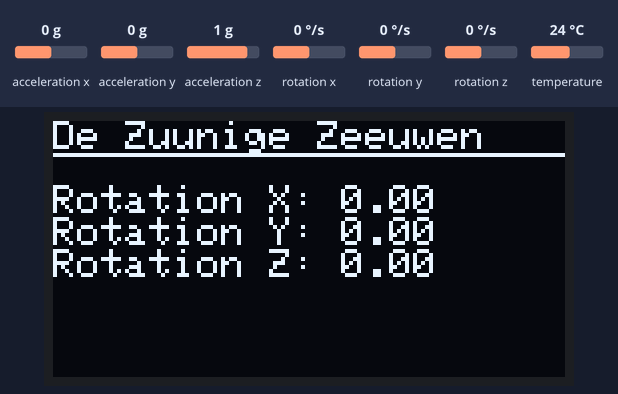
Simulated run of this sketch. Board: ESP32. Parts: 128×64 one-colour display. The inputs (shaded band) are chosen by the test bench; at power-on: rotation y 0 °/s, rotation z 0 °/s, acceleration x 0 g, rotation x 0 °/s, acceleration y 0 g, acceleration z 1 g, temperature 24 °C. WiFi joins after 1.5 s; servers stay silent unless stated; no MQTT or app messages arrive unless stated; what the sketch prints to the serial monitor is not drawn.

Above: at 3.5 s.
3.6 s: rotation y set to -192 °/s
At 4.8 s:
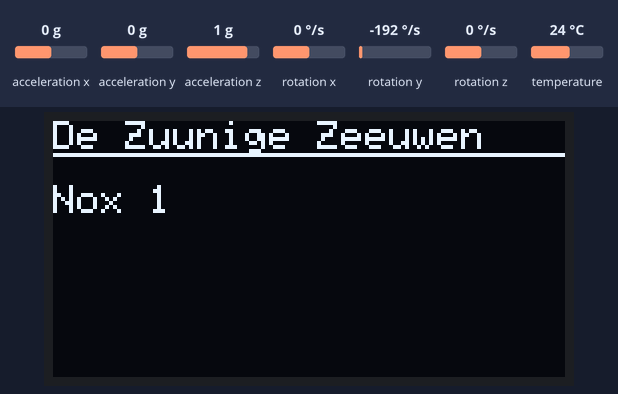
5.1 s: rotation y set to 100 °/s
At 6.8 s:
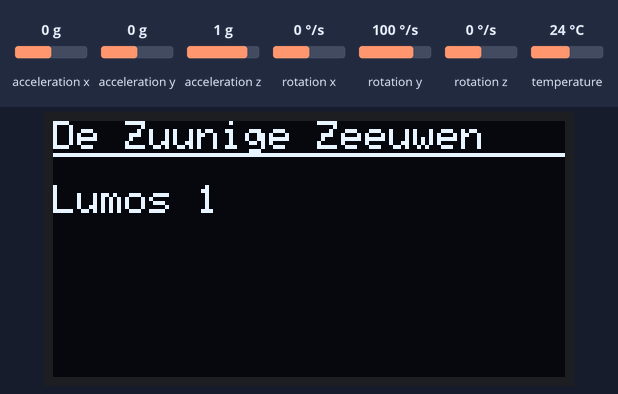
7.1 s: rotation z set to 100 °/s
At 7.8 s:
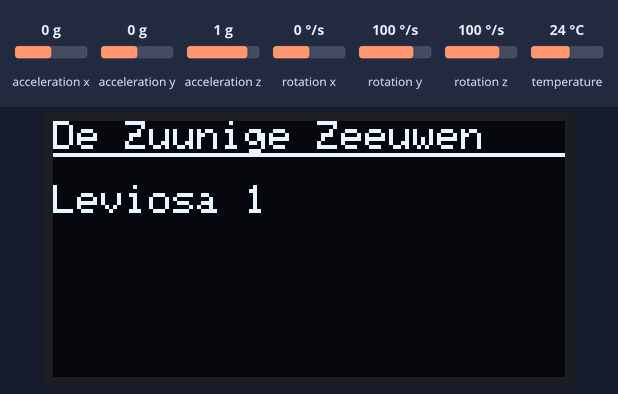
8.9 s: acceleration x set to -1.4 g
At 9.5 s:
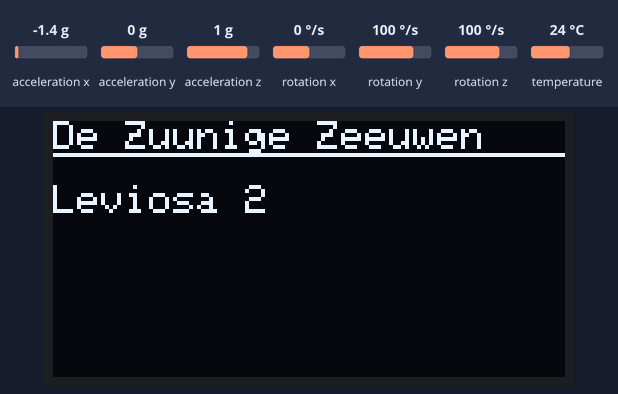
11.1 s: rotation x set to -192 °/s
At 12.1 s:
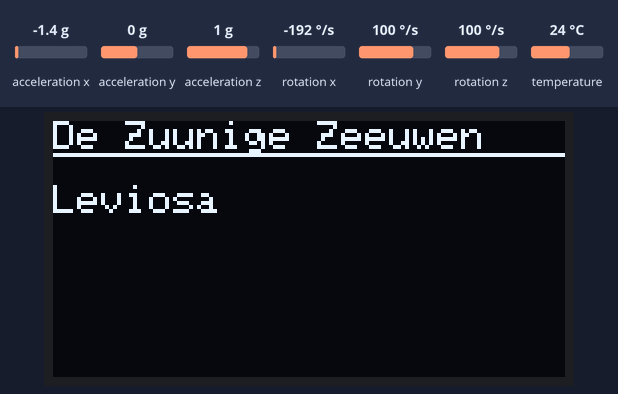
14.1 s: rotation z set to -192 °/s
At 16.0 s:
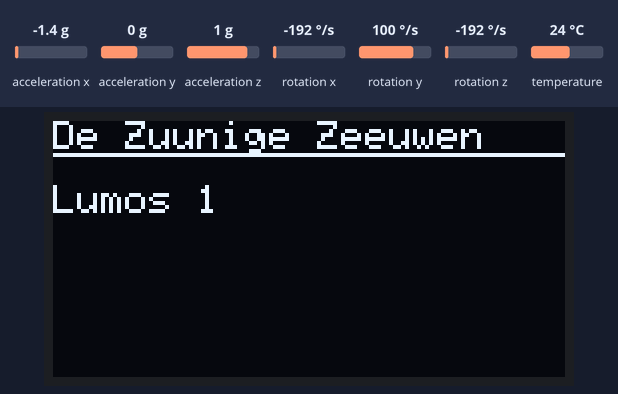
Timing chart, 0 to 17.1 s (numbered marks = the images above; inputs shaded):
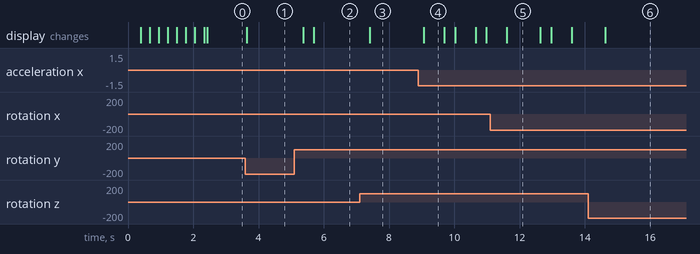

Measured:
- after the input at 3.6 s, the display: changes after 0.05 s (image 1)
- after the input at 5.1 s, the display: first changes after 0.26 s (image 2 shows a later state)
- after the input at 7.1 s, the display: changes after 0.31 s (image 3)
- after the input at 8.9 s, the display: changes after 0.16 s (image 4)
- after the input at 11.1 s, the display: changes after 0.51 s (image 5)
- after the input at 14.1 s, the display: changes after 0.52 s (image 6)
- what the display in image 4 shows lasts 0.6 s, from 9.1 s to 9.7 s

The sketch:

gyro.ino
```cpp
#include <WiFi.h>
#include <Wire.h>
#include <PubSubClient.h>
#include <Adafruit_GFX.h>
#include <Adafruit_SSD1306.h>
#include <Adafruit_Sensor.h>
#include <Adafruit_MPU6050.h>

/* IC2 bus parameters for the ESP32 Azure IoT kit */
#define I2C_SDA_PIN 25
#define I2C_SCL_PIN 26
#define IC2_SPEED 400000

/* Parameters for the OLED screen */
#define SCREEN_WIDTH 128
#define SCREEN_HEIGHT 64
#define SCREEN_RESET -1
#define SCREEN_ADDRESS 0x3C

/* Parameters for the WiFi connection */
#define WIFI_SSID "Schuur De Vier Ambachten"
#define WIFI_PASSWORD "gratiswifi"

/* Parameters for the MQTT connection */
#define MQTT_SERVER "broker.hivemq.com"
#define MQTT_PORT 1883
#define MQTT_CLIENT_ID "arduino"
/*#define MQTT_TOPIC_PREFIX "/public"*/

/* Class instantiations */
Adafruit_SSD1306 display(SCREEN_WIDTH, SCREEN_HEIGHT, &Wire, SCREEN_RESET);
WiFiClient wifiClient;
PubSubClient mqttClient(wifiClient);
Adafruit_MPU6050 mpu;

struct sensor_data
{
  float acceleration_x;
  float acceleration_y;
  float acceleration_z;

  float gyro_x;
  float gyro_y;
  float gyro_z;

  float temperature;
};

/**
 * Initialize the hardware
 */
void setup()
{
  /* Initialize the serial console port */
  Serial.begin(115200);
  Serial.println("BlueCherry hackathon display example");

  /* Initialize the I2C bus on the board */
  Wire.begin(I2C_SDA_PIN, I2C_SCL_PIN);
  Wire.setClock(400000);

  setup_display();
  setup_wifi();
  initMPU();
  setup_mqtt();
}

void initMPU()
{
  if (!mpu.begin())
  {
    Serial.println("Failed to find MPU6050 chip");
    while (1)
    {
      delay(10);
    }
  }
  Serial.println("MPU6050 Found!");

  mpu.setAccelerometerRange(MPU6050_RANGE_8_G);
}

/**
 * Construct the display header text line
 */
void display_set_header()
{
  display.cp437(true);
  display.setTextSize(1);
  display.setTextColor(SSD1306_WHITE);
  display.setCursor(0, 0);
  display.println("De Zuunige Zeeuwen");
  display.drawLine(0, 8, 128, 8, SSD1306_WHITE);
}

/**
 * Initialize the display and print program name
 */
void setup_display()
{
  if (!display.begin(SSD1306_SWITCHCAPVCC, SCREEN_ADDRESS, true, false))
  {
    Serial.println("Screen initialization failed");
    while (true)
      ;
  }
  Serial.println("Display initialized");

  /* Display header */
  display.clearDisplay();
  display_set_header();
  display.display();
}

void setup_wifi()
{
  Serial.println("Connecting to WiFi");
  display.clearDisplay();
  display_set_header();
  display.setCursor(0, 16);
  display.println("Connecting WiFi");
  display.display();

  display.clearDisplay();
  display_set_header();
  display.setCursor(0, 16);
  display.display();

  WiFi.begin(WIFI_SSID, WIFI_PASSWORD);
  while (WiFi.status() != WL_CONNECTED)
  {
    delay(250);
    display.clearDisplay();
    display_set_header();
    display.setCursor(0, 16);
    display.println("Connecting WiFi.");
    display.display();
    delay(250);
    display.clearDisplay();
    display_set_header();
    display.setCursor(0, 16);
    display.println("Connecting WiFi..");
    display.display();
    delay(250);
    display.clearDisplay();
    display_set_header();
    display.setCursor(0, 16);
    display.println("Connecting WiFi...");
    display.display();
    delay(250);
    display.clearDisplay();
    display_set_header();
    display.setCursor(0, 16);
    display.println("Connecting WiFi");
    display.display();
  }

  display.clearDisplay();
  display_set_header();
  display.setCursor(0, 16);
  display.print("IP: ");
  display.println(WiFi.localIP());
  display.display();

  Serial.println("Connection success");
  Serial.print("IP address: ");
  Serial.println(WiFi.localIP());
}

/**
 * Called when an MQTT message was received.
 */
void mqtt_callback(char *topic, byte *message, unsigned int length)
{
  Serial.print("Message arrived on topic: ");
  Serial.println(topic);

  display.clearDisplay();
  display_set_header();
  display.setCursor(0, 16);

  uint16_t xPos = 6;
  for (int i = 0; i < length; i++)
  {
    display.print((char)message[i]);
    display.setCursor(xPos, 16);
    xPos += 6;
  }
  display.display();
}

/**
 * Setup the MQTT client
 */
void setup_mqtt()
{
  mqttClient.setServer(MQTT_SERVER, MQTT_PORT);
  mqttClient.setCallback(mqtt_callback);

  while (!mqttClient.connected())
  {
    Serial.print("Connecting to MQTT server");
    if (mqttClient.connect(MQTT_CLIENT_ID))
    {
      Serial.println("MQTT connected");
      mqttClient.publish("zuunige zeeuwen", MQTT_CLIENT_ID " is online\n");
      mqttClient.subscribe("zuunige zeeuwen");
    }
    else
    {
      Serial.print("MQTT connection failed, rc=");
      Serial.print(mqttClient.state());
      Serial.println(" try again in 5 seconds");
      delay(5000);
    }
  }
}

sensor_data getSensorData()
{
  sensors_event_t a, g, temp;
  mpu.getEvent(&a, &g, &temp);

  return sensor_data{
      a.acceleration.x,
      a.acceleration.y,
      a.acceleration.z,

      g.gyro.y,
      g.gyro.x,
      g.gyro.z,

      temp.temperature};
};

float xmovement;
void displayXYZRotation()
{
  sensor_data sensorData = getSensorData();
  //Lumos spell
  if (sensorData.gyro_x > 1.5 && !(sensorData.gyro_z > 1))
  {
    xmovement = sensorData.gyro_x;
    display.clearDisplay();
    display_set_header();
            display.setCursor(0, 16);
        display.print("Lumos 1");
        display.display();
    delay(400);
    sensor_data sensorData = getSensorData();
    if (sensorData.gyro_x < xmovement - 3 && !(sensorData.gyro_x < 0.1 && sensorData.gyro_x > -0.1))
    {
      xmovement = sensorData.gyro_x;
      display.clearDisplay();
      display_set_header();
              display.setCursor(0, 16);
        display.print("Lumos 2");
        display.display();
      delay(300);
      sensor_data sensorData = getSensorData();
      if (sensorData.gyro_x > 0.4)
      {
        display.clearDisplay();
        display_set_header();
        display.setCursor(0, 16);
        if (mqttClient.connected()) {
          mqttClient.publish("zuunige zeeuwen", "lumos");
          display.print("Lumos");
        }
        else if (mqttClient.connect(MQTT_CLIENT_ID)) {
            mqttClient.publish("zuunige zeeuwen", "lumos");
            display.print("Lumos");
        }
        else {
          display.print("Lumos Failed");
    }
    display.display();
        delay(1000);
  }
      }
    }
  //nox spell
  else if (sensorData.gyro_x < -1.5)
  {
    xmovement = sensorData.gyro_x;
    display.clearDisplay();
    display_set_header();
    display.setCursor(0, 16);
        display.print("Nox 1");
        display.display();
    delay(400);
    sensor_data sensorData = getSensorData();
    if (sensorData.gyro_x > xmovement + 3 && !(sensorData.gyro_x < 0.1 && sensorData.gyro_x > -0.1))
    {
      xmovement = sensorData.gyro_x;
      display.clearDisplay();
      display_set_header();
      display.setCursor(0, 16);
        display.print("Nox 2");
        display.display();
      delay(300);
      sensor_data sensorData = getSensorData();
      if (sensorData.gyro_x < xmovement - 3 && sensorData.gyro_x < -0.4)
      {
        display.clearDisplay();
        display_set_header();
        display.setCursor(0, 16);
        if (mqttClient.connected()) {
          mqttClient.publish("zuunige zeeuwen", "nox");
          display.print("Nox");
        }
        else if (mqttClient.connect(MQTT_CLIENT_ID)) {
            mqttClient.publish("zuunige zeeuwen", "nox");
            display.print("Nox");
        }
        else {
          display.print("Nox Failed");
    }
    display.display();
        delay(1000);
  }
      }
    }
    //leviosa spell
  else if (sensorData.gyro_z > 1.5) {
    display.clearDisplay();
    display_set_header();
    display.setCursor(0, 16);
    display.print("Leviosa 1");
    mqttClient.publish("zuunige zeeuwen", "leviosa1");
    display.display();
    delay(300);
    sensor_data sensorData = getSensorData();
    if (sensorData.acceleration_x < -1.5 || sensorData.gyro_x < -1.5) {
      display.clearDisplay();
      display_set_header();
      display.setCursor(0, 16);
      display.print("Leviosa 2");
      mqttClient.publish("zuunige zeeuwen", "leviosa2");
      display.display();
      delay(600);
      sensor_data sensorData = getSensorData();
      if ((sensorData.gyro_z + sensorData.gyro_y) < -1) {
        display.clearDisplay();
          display_set_header();
          display.setCursor(0, 16);
          if (mqttClient.connected()) {
            mqttClient.publish("zuunige zeeuwen", "leviosa");
            display.print("Leviosa");
          }
          else if (mqttClient.connect(MQTT_CLIENT_ID)) {
            mqttClient.publish("zuunige zeeuwen", "leviosa");
            display.print("Leviosa");
          }
          else {
            display.print("Nox Failed");
          }
          display.display();
          delay(1000);
        }
    }
  }
  else
  {
    display.clearDisplay();
    display_set_header();
    display.setCursor(0, 16);
    display.print("Rotation X: ");
    display.println(sensorData.gyro_x);
    display.print("Rotation Y: ");
    display.println(sensorData.gyro_y);
    display.print("Rotation Z: ");
    display.println(sensorData.gyro_z);
    display.display();
  }
}

void loop()
{
  displayXYZRotation();
}
```
